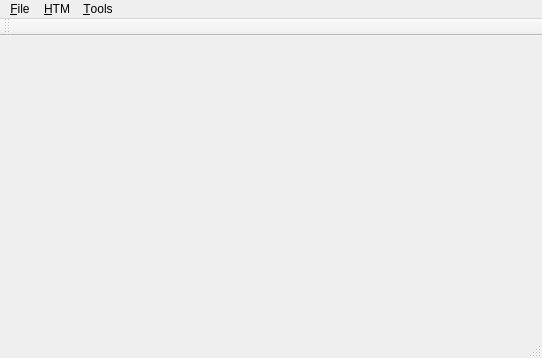
<?xml version="1.0" encoding="UTF-8"?>
<ui version="4.0">
 <class>MainWindow</class>
 <widget class="QMainWindow" name="MainWindow">
  <property name="geometry">
   <rect>
    <x>0</x>
    <y>0</y>
    <width>542</width>
    <height>358</height>
   </rect>
  </property>
  <property name="windowTitle">
   <string>MainWindow</string>
  </property>
  <widget class="QWidget" name="centralWidget"/>
  <widget class="QMenuBar" name="menuBar">
   <property name="geometry">
    <rect>
     <x>0</x>
     <y>0</y>
     <width>542</width>
     <height>20</height>
    </rect>
   </property>
   <widget class="QMenu" name="menu_File">
    <property name="title">
     <string>&amp;File</string>
    </property>
    <addaction name="actionE_xit"/>
   </widget>
   <widget class="QMenu" name="menu_Tools">
    <property name="title">
     <string>&amp;Tools</string>
    </property>
    <addaction name="actionOptions"/>
    <addaction name="action_Scale"/>
   </widget>
   <widget class="QMenu" name="menu_HTM">
    <property name="title">
     <string>&amp;HTM</string>
    </property>
    <addaction name="action_Init"/>
   </widget>
   <addaction name="menu_File"/>
   <addaction name="menu_HTM"/>
   <addaction name="menu_Tools"/>
  </widget>
  <widget class="QToolBar" name="mainToolBar">
   <attribute name="toolBarArea">
    <enum>TopToolBarArea</enum>
   </attribute>
   <attribute name="toolBarBreak">
    <bool>false</bool>
   </attribute>
  </widget>
  <widget class="QStatusBar" name="statusBar"/>
  <action name="actionE_xit">
   <property name="text">
    <string>E&amp;xit</string>
   </property>
  </action>
  <action name="actionOptions">
   <property name="text">
    <string>&amp;Options...</string>
   </property>
  </action>
  <action name="action_Scale">
   <property name="text">
    <string>&amp;Scale...</string>
   </property>
  </action>
  <action name="action_Init">
   <property name="text">
    <string>&amp;Init...</string>
   </property>
  </action>
 </widget>
 <layoutdefault spacing="6" margin="11"/>
 <resources/>
 <connections/>
</ui>
